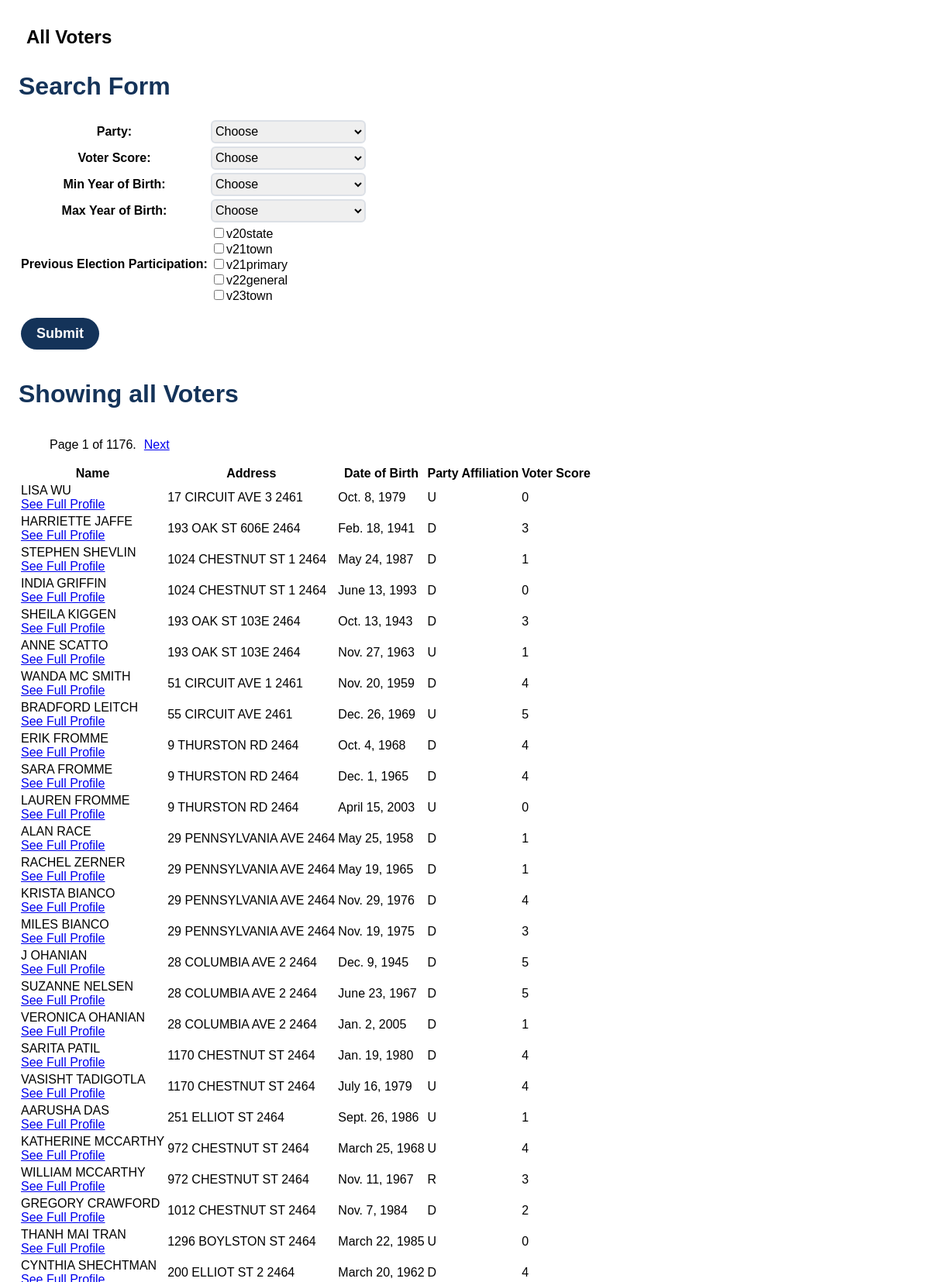
Screenshot of /voter_analytics/ (upper part) with the database file from the repository.
### voter_analytics/models.py (models this page shows, shortened)
class Voter(models.Model):
    last_name = models.TextField()
    first_name = models.TextField()
    street_number = models.IntegerField()
    street_name = models.TextField()
    zip_code = models.IntegerField()
    apartment_number = models.TextField()
    dob = models.DateField()
    registration_date = models.DateField()
    party = models.CharField(max_length=2)
    precinct = models.CharField(max_length=2)
    v20state = models.TextField()
    v21town = models.TextField()
    v21primary = models.TextField()
    v22general = models.TextField()
    v23town = models.TextField()
    voter_score = models.IntegerField()

### voter_analytics/views.py (the view)
# urls.py: path('', ShowAllVotersView.as_view(), name="voters"),
class ShowAllVotersView(ListView):
    model = Voter
    template_name = "voter_analytics/show_all_voters.html"
    context_object_name = "voters"
    paginate_by = 50
    def get_queryset(self):
        qs = super().get_queryset()
        if 'party' in self.request.GET:
            party = self.request.GET['party']
            if party:
                qs = qs.filter(party=party)
        if 'min_dob' in self.request.GET:
            min_dob = self.request.GET['min_dob']
            min_year_date = date(int(min_dob), 1, 1)
            if min_dob:
                qs = qs.filter(dob__gte=min_year_date)
        if 'max_dob' in self.request.GET:
            max_dob = self.request.GET['max_dob']
            max_year_date = date(int(max_dob), 12, 31)
            if max_dob:
                qs = qs.filter(dob__lte=max_year_date)
        if 'voter_score' in self.request.GET:
            voter_score = self.request.GET['voter_score']
            if voter_score:
                qs = qs.filter(voter_score=voter_score)
        if 'v20state' in self.request.GET:
            v20state = self.request.GET['v20state']
            if v20state:
                qs = qs.filter(v20state='TRUE')
        if 'v21town' in self.request.GET:
            v21town = self.request.GET['v21town']
            if v21town:
                qs = qs.filter(v21town='TRUE')
        if 'v21primary' in self.request.GET:
            v21primary = self.request.GET['v21primary']
            if v21primary:
                qs = qs.filter(v21primary='TRUE')
        if 'v22general' in self.request.GET:
            v22general = self.request.GET['v22general']
            if v22general:
                qs = qs.filter(v22general='TRUE')
        if 'v23town' in self.request.GET:
            v23town = self.request.GET['v23town']
            if v23town:
                qs = qs.filter(v23town='TRUE')
        return qs

### voter_analytics/templates/voter_analytics/show_all_voters.html (shortened to what this page needs)
{% extends 'voter_analytics/base.html' %}
{% block content %}
<div class="row">
    {% include "voter_analytics/search.html" %}
</div>
<div class="container">
    <h1>Showing all Voters</h1>
    <div style="display: flex;">
        {% if is_paginated %}
        <ul style="display: flex; list-style: none; gap: 10px;">
                <li style="font-family: Helvetica">
                    <span>Page {{ page_obj.number }} of {{ page_obj.paginator.num_pages }}.</span>
                </li>
            {% if page_obj.has_next %}
                <li>
                    <span><a href="?page={{ page_obj.next_page_number }}">Next</a></span>
                </li>
            {% endif %}
            </ul>
        {% endif %}
    </div>
    <div class="row">
        <table>
            <tr>
                <th>Name</th>
                <th>Address</th>
                <th>Date of Birth</th>
                <th>Party Affiliation</th>
                <th>Voter Score</th>
            </tr>
            {% for v in voters %}
            <tr>
                <td>{{v.first_name}} {{v.last_name}}<br><a href="{% url 'voter' v.pk %}"> See Full Profile</a>
                </td>
                <td>{{v.street_number}} {{v.street_name}} {{v.apartment_number}} {{v.zip_code}}</td>
                <td>{{v.dob}}</td>
                <td>{{v.party}}</td>
                <td>{{v.voter_score}}</td>
            </tr>
            {% endfor %}
        </table>
    </div>
</div>
{% endblock %}

### static/styles.css (style rules this page uses)
body { font-family: 'Helvetica'; margin: 0; padding: 2%; font-size: 16px; }
h1 { color: #143359; }

### rows the page displays
Voter: first_name "LISA", last_name "WU", street_number "17", street_name "CIRCUIT AVE", apartment_number "3", zip_code "2461", dob "Oct. 8, 1979", party "U", voter_score "0"
Voter: first_name "HARRIETTE", last_name "JAFFE", street_number "193", street_name "OAK ST", apartment_number "606E", zip_code "2464", dob "Feb. 18, 1941", party "D", voter_score "3"
Voter: first_name "STEPHEN", last_name "SHEVLIN", street_number "1024", street_name "CHESTNUT ST", apartment_number "1", zip_code "2464", dob "May 24, 1987", party "D", voter_score "1"
Voter: first_name "INDIA", last_name "GRIFFIN", street_number "1024", street_name "CHESTNUT ST", apartment_number "1", zip_code "2464", dob "June 13, 1993", party "D", voter_score "0"
Voter: first_name "SHEILA", last_name "KIGGEN", street_number "193", street_name "OAK ST", apartment_number "103E", zip_code "2464", dob "Oct. 13, 1943", party "D", voter_score "3"
Voter: first_name "ANNE", last_name "SCATTO", street_number "193", street_name "OAK ST", apartment_number "103E", zip_code "2464", dob "Nov. 27, 1963", party "U", voter_score "1"
Voter: first_name "WANDA", last_name "MC SMITH", street_number "51", street_name "CIRCUIT AVE", apartment_number "1", zip_code "2461", dob "Nov. 20, 1959", party "D", voter_score "4"
Voter: first_name "BRADFORD", last_name "LEITCH", street_number "55", street_name "CIRCUIT AVE", zip_code "2461", dob "Dec. 26, 1969", party "U", voter_score "5"
Voter: first_name "ERIK", last_name "FROMME", street_number "9", street_name "THURSTON RD", zip_code "2464", dob "Oct. 4, 1968", party "D", voter_score "4"
Voter: first_name "SARA", last_name "FROMME", street_number "9", street_name "THURSTON RD", zip_code "2464", dob "Dec. 1, 1965", party "D", voter_score "4"
Voter: first_name "LAUREN", last_name "FROMME", street_number "9", street_name "THURSTON RD", zip_code "2464", dob "April 15, 2003", party "U", voter_score "0"
Voter: first_name "ALAN", last_name "RACE", street_number "29", street_name "PENNSYLVANIA AVE", zip_code "2464", dob "May 25, 1958", party "D", voter_score "1"
Voter: first_name "RACHEL", last_name "ZERNER", street_number "29", street_name "PENNSYLVANIA AVE", zip_code "2464", dob "May 19, 1965", party "D", voter_score "1"
Voter: first_name "KRISTA", last_name "BIANCO", street_number "29", street_name "PENNSYLVANIA AVE", zip_code "2464", dob "Nov. 29, 1976", party "D", voter_score "4"
Voter: first_name "MILES", last_name "BIANCO", street_number "29", street_name "PENNSYLVANIA AVE", zip_code "2464", dob "Nov. 19, 1975", party "D", voter_score "3"
Voter: first_name "J", last_name "OHANIAN", street_number "28", street_name "COLUMBIA AVE", apartment_number "2", zip_code "2464", dob "Dec. 9, 1945", party "D", voter_score "5"
Voter: first_name "SUZANNE", last_name "NELSEN", street_number "28", street_name "COLUMBIA AVE", apartment_number "2", zip_code "2464", dob "June 23, 1967", party "D", voter_score "5"
Voter: first_name "VERONICA", last_name "OHANIAN", street_number "28", street_name "COLUMBIA AVE", apartment_number "2", zip_code "2464", dob "Jan. 2, 2005", party "D", voter_score "1"
Voter: first_name "SARITA", last_name "PATIL", street_number "1170", street_name "CHESTNUT ST", zip_code "2464", dob "Jan. 19, 1980", party "D", voter_score "4"
Voter: first_name "VASISHT", last_name "TADIGOTLA", street_number "1170", street_name "CHESTNUT ST", zip_code "2464", dob "July 16, 1979", party "U", voter_score "4"
Voter: first_name "AARUSHA", last_name "DAS", street_number "251", street_name "ELLIOT ST", zip_code "2464", dob "Sept. 26, 1986", party "U", voter_score "1"
Voter: first_name "KATHERINE", last_name "MCCARTHY", street_number "972", street_name "CHESTNUT ST", zip_code "2464", dob "March 25, 1968", party "U", voter_score "4"
Voter: first_name "WILLIAM", last_name "MCCARTHY", street_number "972", street_name "CHESTNUT ST", zip_code "2464", dob "Nov. 11, 1967", party "R", voter_score "3"
Voter: first_name "GREGORY", last_name "CRAWFORD", street_number "1012", street_name "CHESTNUT ST", zip_code "2464", dob "Nov. 7, 1984", party "D", voter_score "2"
Voter: first_name "THANH MAI", last_name "TRAN", street_number "1296", street_name "BOYLSTON ST", zip_code "2464", dob "March 22, 1985", party "U", voter_score "0"
Voter: first_name "CYNTHIA", last_name "SHECHTMAN", street_number "200", street_name "ELLIOT ST", apartment_number "2", zip_code "2464", dob "March 20, 1962", party "D", voter_score "4"

### other values shown
{{ page_obj.number }} "1"
{{ page_obj.paginator.num_pages }} "1176"
